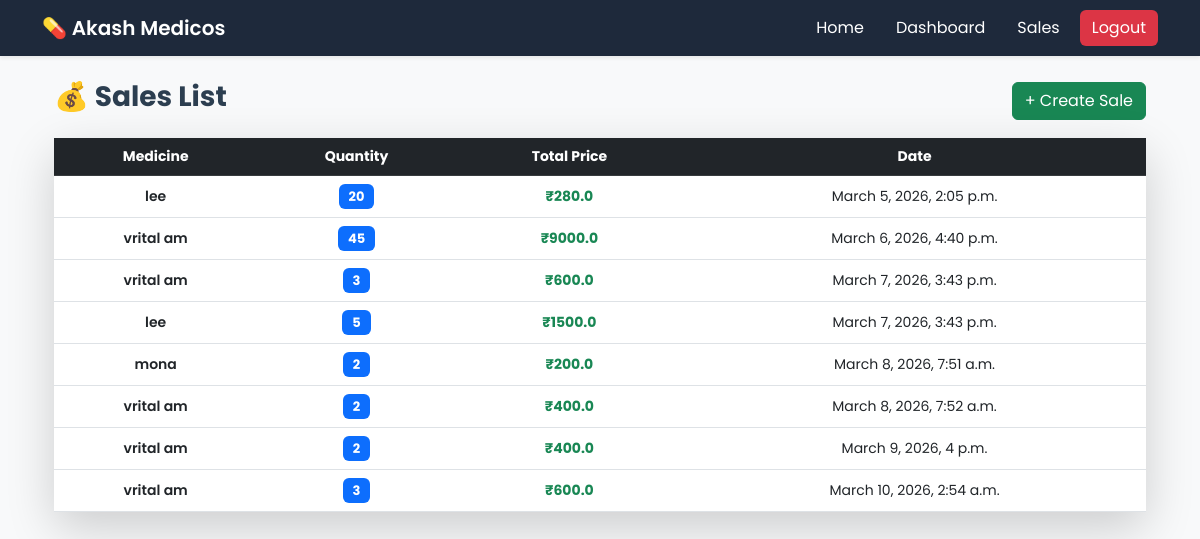
Before: /sales/ (signed in) with the older database file.
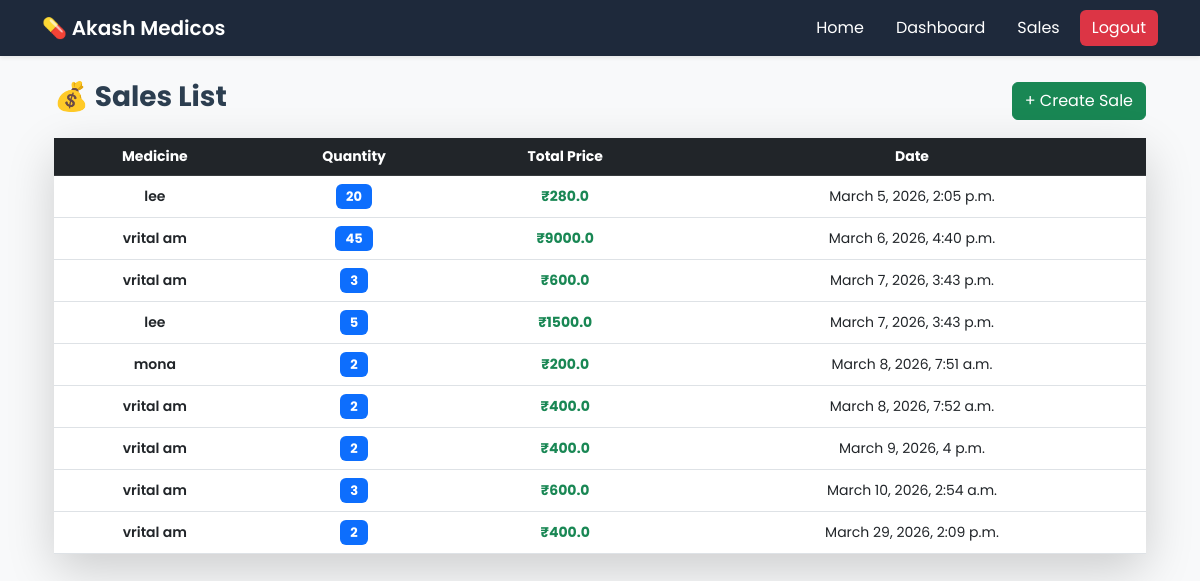
After: the same page with the newer database file.
### medicines/models.py (models this page shows, shortened)
class Sale(models.Model):
    medicine = models.ForeignKey(Medicine, on_delete=models.CASCADE)
    quantity = models.IntegerField()
    total_price = models.FloatField()
    date = models.DateTimeField(auto_now_add=True)

class Medicine(models.Model):
    name = models.CharField(max_length=100)
    company = models.ForeignKey(Company, on_delete=models.CASCADE)
    price = models.FloatField()
    quantity = models.IntegerField()
    expiry_date = models.DateField()
    gst = models.FloatField(default=0)

### medicines/views.py (the view)
# urls.py: path('sales/', views.sale_list, name='sale_list'),
@login_required
def sale_list(request):
    sales = Sale.objects.select_related('medicine').all()
    return render(request, 'sales/sale_list.html', {'sales': sales})

### templates/sales/sale_list.html
{% extends 'base.html' %}
{% block content %}
<div class="container mt-4">
<div class="d-flex justify-content-between align-items-center mb-3">
    <h3 class="fw-bold">💰 Sales List</h3>
    <a class="btn btn-success" href="{% url 'sale_create' %}">
        + Create Sale
    </a>
</div>
<div class="card shadow-lg border-0">
<div class="table-responsive">
<table class="table table-hover align-middle mb-0">
<thead class="table-dark text-center">
<tr>
    <th>Medicine</th>
    <th>Quantity</th>
    <th>Total Price</th>
    <th>Date</th>
</tr>
</thead>
<tbody class="text-center">
{% for sale in sales %}
<tr>
    <td class="fw-semibold">{{ sale.medicine.name }}</td>
    <td>
        <span class="badge bg-primary">
            {{ sale.quantity }}
        </span>
    </td>
    <td class="text-success fw-bold">
        ₹{{ sale.total_price }}
    </td>
    <td>
        {{ sale.date }}
    </td>
</tr>
{% endfor %}
</tbody>
</table>
</div>
</div>
</div>
{% endblock %}

### templates/base.html (shortened to what this page needs)
<!DOCTYPE html>
<html>
<head>
    <link href="https://cdn.jsdelivr.net/npm/bootstrap@5.3.0/dist/css/bootstrap.min.css" rel="stylesheet">
</head>
<body>
<nav class="navbar navbar-expand-lg shadow-sm">
<div class="container">
    <a class="navbar-brand text-white" href="{% url 'home' %}">
        💊 Akash Medicos
    </a>
    <div class="collapse navbar-collapse" id="navbarNav">
        <div class="ms-auto d-flex flex-column flex-lg-row gap-2 mt-3 mt-lg-0">
            {% if user.is_authenticated %}
                <a class="nav-btn" href="{% url 'home' %}">Home</a>
                <a class="nav-btn" href="{% url 'dashboard' %}">Dashboard</a>
                <a class="nav-btn" href="{% url 'sale_list' %}">Sales</a>
                <a class="nav-btn logout-btn" href="{% url 'logout' %}">Logout</a>
            {% else %}
                <a class="nav-btn login-btn" href="{% url 'login' %}">Login</a>
            {% endif %}
        </div>
    </div>
</div>
</nav>
<div class="container mt-4">
    {% block content %}{% endblock %}
</div>
</body>
</html>

### templates/base.html (style rules this page uses)
body { background: #f8f9fa; font-family: 'Poppins', sans-serif; }
.navbar { background: #1e293b !important; }
.navbar-brand { font-weight: 600; font-size: 20px; }
.nav-btn { color: #fff; text-decoration: none; padding: 6px 12px; border-radius: 6px; transition: 0.3s; }
.logout-btn { background: #dc3545; color: white; }
.card { border-radius: 12px; border: none; }
h3 { color: #2c3e50; }
.card { box-shadow: 0 10px 25px rgba(0,0,0,0.1); }
.table th { font-size: 14px; }
.table td { font-size: 14px; }
.badge { font-size: 13px; padding: 6px 10px; }

Changed rows visible on the page:
added Sale: medicine.name "vrital am", quantity "2", total_price "400.0", date "March 29, 2026, 2:09 p.m."
